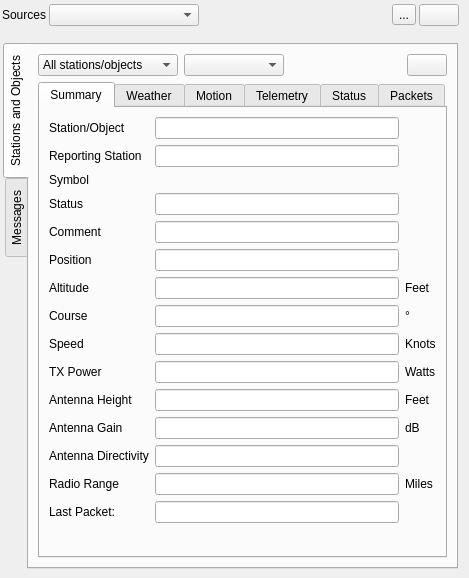
<?xml version="1.0" encoding="UTF-8"?>
<ui version="4.0">
 <class>APRSGUI</class>
 <widget class="RollupContents" name="APRSGUI">
  <property name="geometry">
   <rect>
    <x>0</x>
    <y>0</y>
    <width>469</width>
    <height>578</height>
   </rect>
  </property>
  <property name="sizePolicy">
   <sizepolicy hsizetype="Expanding" vsizetype="Fixed">
    <horstretch>0</horstretch>
    <verstretch>0</verstretch>
   </sizepolicy>
  </property>
  <property name="minimumSize">
   <size>
    <width>462</width>
    <height>0</height>
   </size>
  </property>
  <property name="maximumSize">
   <size>
    <width>700</width>
    <height>16777215</height>
   </size>
  </property>
  <property name="font">
   <font>
    <family>Liberation Sans</family>
    <pointsize>9</pointsize>
   </font>
  </property>
  <property name="focusPolicy">
   <enum>Qt::StrongFocus</enum>
  </property>
  <property name="windowTitle">
   <string>APRS</string>
  </property>
  <widget class="QWidget" name="settingsContainer" native="true">
   <property name="geometry">
    <rect>
     <x>0</x>
     <y>0</y>
     <width>461</width>
     <height>31</height>
    </rect>
   </property>
   <property name="minimumSize">
    <size>
     <width>350</width>
     <height>0</height>
    </size>
   </property>
   <property name="windowTitle">
    <string>Settings</string>
   </property>
   <layout class="QVBoxLayout" name="verticalLayout">
    <property name="spacing">
     <number>3</number>
    </property>
    <property name="leftMargin">
     <number>2</number>
    </property>
    <property name="topMargin">
     <number>2</number>
    </property>
    <property name="rightMargin">
     <number>2</number>
    </property>
    <property name="bottomMargin">
     <number>2</number>
    </property>
    <item>
     <layout class="QHBoxLayout" name="buttonLayout">
      <item>
       <widget class="QLabel" name="sourcePipesLabel">
        <property name="text">
         <string>Sources</string>
        </property>
       </widget>
      </item>
      <item>
       <widget class="QComboBox" name="sourcePipes">
        <property name="minimumSize">
         <size>
          <width>150</width>
          <height>0</height>
         </size>
        </property>
        <property name="toolTip">
         <string>APRS packet source channels</string>
        </property>
       </widget>
      </item>
      <item>
       <spacer name="horizontalSpacer_2">
        <property name="orientation">
         <enum>Qt::Horizontal</enum>
        </property>
        <property name="sizeHint" stdset="0">
         <size>
          <width>40</width>
          <height>20</height>
         </size>
        </property>
       </spacer>
      </item>
      <item>
       <widget class="ButtonSwitch" name="igate">
        <property name="toolTip">
         <string>Enable APRS-IS IGate (Internet gateway)</string>
        </property>
        <property name="text">
         <string>...</string>
        </property>
        <property name="icon">
         <iconset resource="../../../sdrgui/resources/res.qrc">
          <normaloff>:/txon.png</normaloff>:/txon.png</iconset>
        </property>
        <property name="checkable">
         <bool>true</bool>
        </property>
       </widget>
      </item>
      <item>
       <widget class="QPushButton" name="displaySettings">
        <property name="toolTip">
         <string>Show settings dialog</string>
        </property>
        <property name="text">
         <string/>
        </property>
        <property name="icon">
         <iconset resource="../../../sdrgui/resources/res.qrc">
          <normaloff>:/listing.png</normaloff>:/listing.png</iconset>
        </property>
       </widget>
      </item>
     </layout>
    </item>
   </layout>
  </widget>
  <widget class="QWidget" name="aprsContainer" native="true">
   <property name="geometry">
    <rect>
     <x>0</x>
     <y>40</y>
     <width>461</width>
     <height>532</height>
    </rect>
   </property>
   <property name="sizePolicy">
    <sizepolicy hsizetype="Preferred" vsizetype="Preferred">
     <horstretch>0</horstretch>
     <verstretch>0</verstretch>
    </sizepolicy>
   </property>
   <property name="windowTitle">
    <string>APRS</string>
   </property>
   <layout class="QVBoxLayout" name="verticalLayoutAPRS" stretch="0">
    <property name="spacing">
     <number>2</number>
    </property>
    <property name="leftMargin">
     <number>3</number>
    </property>
    <property name="topMargin">
     <number>3</number>
    </property>
    <property name="rightMargin">
     <number>3</number>
    </property>
    <property name="bottomMargin">
     <number>3</number>
    </property>
    <item>
     <widget class="QTabWidget" name="topTabWidget">
      <property name="tabPosition">
       <enum>QTabWidget::West</enum>
      </property>
      <property name="currentIndex">
       <number>0</number>
      </property>
      <widget class="QWidget" name="stationTab">
       <attribute name="title">
        <string>Stations and Objects</string>
       </attribute>
       <layout class="QVBoxLayout" name="verticalLayout_3">
        <item>
         <layout class="QHBoxLayout" name="horizontalLayout_6">
          <item>
           <widget class="QComboBox" name="stationFilter">
            <property name="minimumSize">
             <size>
              <width>140</width>
              <height>0</height>
             </size>
            </property>
            <property name="toolTip">
             <string>Selects which stations and objects to list in the adjacent list</string>
            </property>
            <item>
             <property name="text">
              <string>All stations/objects</string>
             </property>
            </item>
            <item>
             <property name="text">
              <string>Stations</string>
             </property>
            </item>
            <item>
             <property name="text">
              <string>Objects</string>
             </property>
            </item>
            <item>
             <property name="text">
              <string>Weather stations</string>
             </property>
            </item>
            <item>
             <property name="text">
              <string>Telemetry</string>
             </property>
            </item>
            <item>
             <property name="text">
              <string>Course and speed</string>
             </property>
            </item>
           </widget>
          </item>
          <item>
           <widget class="QComboBox" name="stationSelect">
            <property name="minimumSize">
             <size>
              <width>100</width>
              <height>0</height>
             </size>
            </property>
           </widget>
          </item>
          <item>
           <spacer name="horizontalSpacer">
            <property name="orientation">
             <enum>Qt::Horizontal</enum>
            </property>
            <property name="sizeHint" stdset="0">
             <size>
              <width>40</width>
              <height>20</height>
             </size>
            </property>
           </spacer>
          </item>
          <item>
           <widget class="QPushButton" name="viewOnMap">
            <property name="toolTip">
             <string>Find on the map</string>
            </property>
            <property name="text">
             <string/>
            </property>
            <property name="icon">
             <iconset resource="../../../sdrgui/resources/res.qrc">
              <normaloff>:/gridpolar.png</normaloff>:/gridpolar.png</iconset>
            </property>
           </widget>
          </item>
         </layout>
        </item>
        <item>
         <widget class="QTabWidget" name="stationsTabWidget">
          <property name="currentIndex">
           <number>0</number>
          </property>
          <widget class="QWidget" name="summaryTab">
           <attribute name="title">
            <string>Summary</string>
           </attribute>
           <layout class="QGridLayout" name="gridLayout">
            <item row="6" column="0">
             <widget class="QLabel" name="positionLabel">
              <property name="text">
               <string>Position</string>
              </property>
             </widget>
            </item>
            <item row="14" column="0">
             <widget class="QLabel" name="radioRangeLabel">
              <property name="text">
               <string>Radio Range</string>
              </property>
             </widget>
            </item>
            <item row="8" column="1">
             <widget class="QLineEdit" name="course">
              <property name="toolTip">
               <string>Last course</string>
              </property>
             </widget>
            </item>
            <item row="11" column="0">
             <widget class="QLabel" name="antennaHeightLabel">
              <property name="text">
               <string>Antenna Height</string>
              </property>
             </widget>
            </item>
            <item row="4" column="0">
             <widget class="QLabel" name="statusLabel">
              <property name="text">
               <string>Status</string>
              </property>
             </widget>
            </item>
            <item row="13" column="1">
             <widget class="QLineEdit" name="antennaDirectivity">
              <property name="toolTip">
               <string>Antenna direction</string>
              </property>
             </widget>
            </item>
            <item row="5" column="1">
             <widget class="QLineEdit" name="comment">
              <property name="toolTip">
               <string>Last comment for this station</string>
              </property>
              <property name="readOnly">
               <bool>true</bool>
              </property>
             </widget>
            </item>
            <item row="7" column="2">
             <widget class="QLabel" name="altitudeUnitsLabel">
              <property name="text">
               <string>Feet</string>
              </property>
             </widget>
            </item>
            <item row="12" column="0">
             <widget class="QLabel" name="antennaGainLabel">
              <property name="text">
               <string>Antenna Gain</string>
              </property>
             </widget>
            </item>
            <item row="6" column="1">
             <widget class="QLineEdit" name="position">
              <property name="toolTip">
               <string>Last position</string>
              </property>
              <property name="readOnly">
               <bool>true</bool>
              </property>
             </widget>
            </item>
            <item row="9" column="0">
             <widget class="QLabel" name="speedLabel">
              <property name="text">
               <string>Speed</string>
              </property>
             </widget>
            </item>
            <item row="4" column="1">
             <widget class="QLineEdit" name="status">
              <property name="toolTip">
               <string>Last status for this station</string>
              </property>
              <property name="readOnly">
               <bool>true</bool>
              </property>
             </widget>
            </item>
            <item row="7" column="0">
             <widget class="QLabel" name="altitudeLabel">
              <property name="text">
               <string>Altitude</string>
              </property>
             </widget>
            </item>
            <item row="3" column="1">
             <widget class="QLabel" name="symbol">
              <property name="text">
               <string/>
              </property>
             </widget>
            </item>
            <item row="14" column="1">
             <widget class="QLineEdit" name="radioRange">
              <property name="toolTip">
               <string>Range of radio</string>
              </property>
             </widget>
            </item>
            <item row="12" column="2">
             <widget class="QLabel" name="antennaGainUnitsLabel">
              <property name="text">
               <string>dB</string>
              </property>
             </widget>
            </item>
            <item row="12" column="1">
             <widget class="QLineEdit" name="antennaGain">
              <property name="toolTip">
               <string>Antenna gain</string>
              </property>
             </widget>
            </item>
            <item row="15" column="1">
             <widget class="QLineEdit" name="lastPacket">
              <property name="toolTip">
               <string>Time last packet was received from this station</string>
              </property>
             </widget>
            </item>
            <item row="16" column="1">
             <spacer name="verticalSpacer">
              <property name="orientation">
               <enum>Qt::Vertical</enum>
              </property>
              <property name="sizeHint" stdset="0">
               <size>
                <width>20</width>
                <height>40</height>
               </size>
              </property>
             </spacer>
            </item>
            <item row="9" column="1">
             <widget class="QLineEdit" name="speed">
              <property name="toolTip">
               <string>Last speed</string>
              </property>
             </widget>
            </item>
            <item row="3" column="0">
             <widget class="QLabel" name="symbolLabel">
              <property name="text">
               <string>Symbol</string>
              </property>
             </widget>
            </item>
            <item row="13" column="0">
             <widget class="QLabel" name="antennaDirectivityLabel">
              <property name="text">
               <string>Antenna Directivity</string>
              </property>
             </widget>
            </item>
            <item row="8" column="2">
             <widget class="QLabel" name="courseUnitsLabel">
              <property name="text">
               <string>°</string>
              </property>
             </widget>
            </item>
            <item row="5" column="0">
             <widget class="QLabel" name="commentLabel">
              <property name="text">
               <string>Comment</string>
              </property>
             </widget>
            </item>
            <item row="2" column="1">
             <widget class="QLineEdit" name="reportingStation"/>
            </item>
            <item row="8" column="0">
             <widget class="QLabel" name="courseLabel">
              <property name="text">
               <string>Course</string>
              </property>
             </widget>
            </item>
            <item row="10" column="2">
             <widget class="QLabel" name="txPowerUnitsLabel">
              <property name="text">
               <string>Watts</string>
              </property>
             </widget>
            </item>
            <item row="11" column="1">
             <widget class="QLineEdit" name="antennaHeight">
              <property name="toolTip">
               <string>Antenna height</string>
              </property>
             </widget>
            </item>
            <item row="10" column="0">
             <widget class="QLabel" name="txPowerLabel">
              <property name="text">
               <string>TX Power</string>
              </property>
             </widget>
            </item>
            <item row="11" column="2">
             <widget class="QLabel" name="antennaHeightUnitsLabel">
              <property name="text">
               <string>Feet</string>
              </property>
             </widget>
            </item>
            <item row="10" column="1">
             <widget class="QLineEdit" name="txPower">
              <property name="toolTip">
               <string>Transmit power</string>
              </property>
             </widget>
            </item>
            <item row="0" column="1">
             <widget class="QLineEdit" name="station">
              <property name="toolTip">
               <string>Station callsign and substation ID</string>
              </property>
              <property name="readOnly">
               <bool>true</bool>
              </property>
             </widget>
            </item>
            <item row="7" column="1">
             <widget class="QLineEdit" name="altitude">
              <property name="toolTip">
               <string>Last altitude</string>
              </property>
             </widget>
            </item>
            <item row="0" column="0">
             <widget class="QLabel" name="stationObjectLabel">
              <property name="text">
               <string>Station/Object</string>
              </property>
             </widget>
            </item>
            <item row="9" column="2">
             <widget class="QLabel" name="speedUnitsLabel">
              <property name="text">
               <string>Knots</string>
              </property>
             </widget>
            </item>
            <item row="14" column="2">
             <widget class="QLabel" name="radioRangeUnitsLabel">
              <property name="text">
               <string>Miles</string>
              </property>
             </widget>
            </item>
            <item row="15" column="0">
             <widget class="QLabel" name="lastPacketLabel">
              <property name="text">
               <string>Last Packet:</string>
              </property>
             </widget>
            </item>
            <item row="2" column="0">
             <widget class="QLabel" name="reportingStationLabel">
              <property name="text">
               <string>Reporting Station</string>
              </property>
             </widget>
            </item>
           </layout>
          </widget>
          <widget class="QWidget" name="weatherTab">
           <attribute name="title">
            <string>Weather</string>
           </attribute>
           <layout class="QVBoxLayout" name="verticalLayout_4">
            <item>
             <widget class="QTableWidget" name="weatherTable">
              <property name="minimumSize">
               <size>
                <width>0</width>
                <height>150</height>
               </size>
              </property>
              <property name="editTriggers">
               <set>QAbstractItemView::NoEditTriggers</set>
              </property>
              <property name="selectionBehavior">
               <enum>QAbstractItemView::SelectRows</enum>
              </property>
              <column>
               <property name="text">
                <string>Date</string>
               </property>
              </column>
              <column>
               <property name="text">
                <string>Time</string>
               </property>
              </column>
              <column>
               <property name="text">
                <string>Dir (°)</string>
               </property>
              </column>
              <column>
               <property name="text">
                <string>Speed (mph)</string>
               </property>
              </column>
              <column>
               <property name="text">
                <string>Gusts (mph)</string>
               </property>
              </column>
              <column>
               <property name="text">
                <string>Temp (F)</string>
               </property>
              </column>
              <column>
               <property name="text">
                <string>Humidity (%)</string>
               </property>
              </column>
              <column>
               <property name="text">
                <string>Pressure (mbar)</string>
               </property>
              </column>
              <column>
               <property name="text">
                <string>Rain (last hour)</string>
               </property>
              </column>
              <column>
               <property name="text">
                <string>Rain (last 24 hours)</string>
               </property>
              </column>
              <column>
               <property name="text">
                <string>Rain (since midnight)</string>
               </property>
              </column>
              <column>
               <property name="text">
                <string>Luminosity</string>
               </property>
              </column>
              <column>
               <property name="text">
                <string>Snowfall</string>
               </property>
              </column>
              <column>
               <property name="text">
                <string>Radiation</string>
               </property>
              </column>
              <column>
               <property name="text">
                <string>Flood level</string>
               </property>
              </column>
             </widget>
            </item>
            <item>
             <layout class="QHBoxLayout" name="horizontalLayout_2">
              <item>
               <widget class="QLabel" name="weatherPlotSelectLabel">
                <property name="sizePolicy">
                 <sizepolicy hsizetype="Maximum" vsizetype="Preferred">
                  <horstretch>0</horstretch>
                  <verstretch>0</verstretch>
                 </sizepolicy>
                </property>
                <property name="text">
                 <string>Plot</string>
                </property>
               </widget>
              </item>
              <item>
               <widget class="QComboBox" name="weatherPlotSelect">
                <property name="sizePolicy">
                 <sizepolicy hsizetype="Preferred" vsizetype="Fixed">
                  <horstretch>0</horstretch>
                  <verstretch>0</verstretch>
                 </sizepolicy>
                </property>
                <property name="minimumSize">
                 <size>
                  <width>150</width>
                  <height>0</height>
                 </size>
                </property>
                <property name="toolTip">
                 <string>Select data to plot</string>
                </property>
                <item>
                 <property name="text">
                  <string>Wind direction</string>
                 </property>
                </item>
                <item>
                 <property name="text">
                  <string>Wind speed</string>
                 </property>
                </item>
                <item>
                 <property name="text">
                  <string>Gusts</string>
                 </property>
                </item>
                <item>
                 <property name="text">
                  <string>Temperature</string>
                 </property>
                </item>
                <item>
                 <property name="text">
                  <string>Humidity</string>
                 </property>
                </item>
                <item>
                 <property name="text">
                  <string>Pressure</string>
                 </property>
                </item>
                <item>
                 <property name="text">
                  <string>Rain (last hour)</string>
                 </property>
                </item>
                <item>
                 <property name="text">
                  <string>Rain (last 24 hours)</string>
                 </property>
                </item>
                <item>
                 <property name="text">
                  <string>Rain (since midnight)</string>
                 </property>
                </item>
                <item>
                 <property name="text">
                  <string>Luminosity</string>
                 </property>
                </item>
                <item>
                 <property name="text">
                  <string>Snowfall</string>
                 </property>
                </item>
                <item>
                 <property name="text">
                  <string>Radiation</string>
                 </property>
                </item>
                <item>
                 <property name="text">
                  <string>Flood level</string>
                 </property>
                </item>
               </widget>
              </item>
              <item>
               <widget class="Line" name="line_2">
                <property name="orientation">
                 <enum>Qt::Vertical</enum>
                </property>
               </widget>
              </item>
              <item>
               <widget class="QLabel" name="weatherTimeSelectLabel">
                <property name="text">
                 <string>Time</string>
                </property>
               </widget>
              </item>
              <item>
               <widget class="QComboBox" name="weatherTimeSelect">
                <property name="minimumSize">
                 <size>
                  <width>100</width>
                  <height>0</height>
                 </size>
                </property>
                <property name="toolTip">
                 <string>Time range to plot data for</string>
                </property>
                <item>
                 <property name="text">
                  <string>Today</string>
                 </property>
                </item>
                <item>
                 <property name="text">
                  <string>Last hour</string>
                 </property>
                </item>
                <item>
                 <property name="text">
                  <string>Last 24 hours</string>
                 </property>
                </item>
                <item>
                 <property name="text">
                  <string>Last 7 days</string>
                 </property>
                </item>
                <item>
                 <property name="text">
                  <string>Last 30 days</string>
                 </property>
                </item>
                <item>
                 <property name="text">
                  <string>All</string>
                 </property>
                </item>
               </widget>
              </item>
              <item>
               <spacer name="horizontalSpacer_3">
                <property name="orientation">
                 <enum>Qt::Horizontal</enum>
                </property>
                <property name="sizeHint" stdset="0">
                 <size>
                  <width>40</width>
                  <height>20</height>
                 </size>
                </property>
               </spacer>
              </item>
             </layout>
            </item>
            <item>
             <widget class="QChartView" name="weatherChart"/>
            </item>
           </layout>
          </widget>
          <widget class="QWidget" name="motionTab">
           <attribute name="title">
            <string>Motion</string>
           </attribute>
           <layout class="QVBoxLayout" name="verticalLayout_6">
            <item>
             <widget class="QTableWidget" name="motionTable">
              <property name="editTriggers">
               <set>QAbstractItemView::NoEditTriggers</set>
              </property>
              <property name="selectionBehavior">
               <enum>QAbstractItemView::SelectRows</enum>
              </property>
              <column>
               <property name="text">
                <string>Date</string>
               </property>
              </column>
              <column>
               <property name="text">
                <string>Time</string>
               </property>
              </column>
              <column>
               <property name="text">
                <string>Latitude</string>
               </property>
              </column>
              <column>
               <property name="text">
                <string>Longitude</string>
               </property>
              </column>
              <column>
               <property name="text">
                <string>Altitude</string>
               </property>
              </column>
              <column>
               <property name="text">
                <string>Course</string>
               </property>
              </column>
              <column>
               <property name="text">
                <string>Speed</string>
               </property>
              </column>
             </widget>
            </item>
            <item>
             <layout class="QHBoxLayout" name="motionHorizontalLayout">
              <item>
               <widget class="QLabel" name="motionPlotSelectLabel">
                <property name="text">
                 <string>Plot</string>
                </property>
               </widget>
              </item>
              <item>
               <widget class="QComboBox" name="motionPlotSelect">
                <property name="minimumSize">
                 <size>
                  <width>150</width>
                  <height>0</height>
                 </size>
                </property>
                <property name="toolTip">
                 <string>Select data to plot</string>
                </property>
                <item>
                 <property name="text">
                  <string>Latitude</string>
                 </property>
                </item>
                <item>
                 <property name="text">
                  <string>Longitude</string>
                 </property>
                </item>
                <item>
                 <property name="text">
                  <string>Altitude</string>
                 </property>
                </item>
                <item>
                 <property name="text">
                  <string>Course</string>
                 </property>
                </item>
                <item>
                 <property name="text">
                  <string>Speed</string>
                 </property>
                </item>
               </widget>
              </item>
              <item>
               <widget class="QLabel" name="motionTimeSelectLabel">
                <property name="text">
                 <string>Time</string>
                </property>
               </widget>
              </item>
              <item>
               <widget class="QComboBox" name="motionTimeSelect">
                <property name="minimumSize">
                 <size>
                  <width>100</width>
                  <height>0</height>
                 </size>
                </property>
                <property name="toolTip">
                 <string>Time range to plot data for</string>
                </property>
                <item>
                 <property name="text">
                  <string>Today</string>
                 </property>
                </item>
                <item>
                 <property name="text">
                  <string>Last hour</string>
                 </property>
                </item>
                <item>
                 <property name="text">
                  <string>Last 24 hours</string>
                 </property>
                </item>
                <item>
                 <property name="text">
                  <string>Last 7 days</string>
                 </property>
                </item>
                <item>
                 <property name="text">
                  <string>Last 30 days</string>
                 </property>
                </item>
                <item>
                 <property name="text">
                  <string>All</string>
                 </property>
                </item>
               </widget>
              </item>
              <item>
               <spacer name="horizontalSpacer_5">
                <property name="orientation">
                 <enum>Qt::Horizontal</enum>
                </property>
                <property name="sizeHint" stdset="0">
                 <size>
                  <width>373</width>
                  <height>20</height>
                 </size>
                </property>
               </spacer>
              </item>
             </layout>
            </item>
            <item>
             <widget class="QChartView" name="motionChart"/>
            </item>
           </layout>
          </widget>
          <widget class="QWidget" name="telemetryTab">
           <attribute name="title">
            <string>Telemetry</string>
           </attribute>
           <layout class="QVBoxLayout" name="verticalLayout_5">
            <item>
             <widget class="QTableWidget" name="telemetryTable">
              <property name="editTriggers">
               <set>QAbstractItemView::NoEditTriggers</set>
              </property>
              <property name="selectionBehavior">
               <enum>QAbstractItemView::SelectRows</enum>
              </property>
              <column>
               <property name="text">
                <string>Date</string>
               </property>
              </column>
              <column>
               <property name="text">
                <string>Time</string>
               </property>
              </column>
              <column>
               <property name="text">
                <string>Seq No</string>
               </property>
              </column>
              <column>
               <property name="text">
                <string>A1</string>
               </property>
              </column>
              <column>
               <property name="text">
                <string>A2</string>
               </property>
              </column>
              <column>
               <property name="text">
                <string>A3</string>
               </property>
              </column>
              <column>
               <property name="text">
                <string>A4</string>
               </property>
              </column>
              <column>
               <property name="text">
                <string>A5</string>
               </property>
              </column>
              <column>
               <property name="text">
                <string>B1</string>
               </property>
              </column>
              <column>
               <property name="text">
                <string>B2</string>
               </property>
              </column>
              <column>
               <property name="text">
                <string>B3</string>
               </property>
              </column>
              <column>
               <property name="text">
                <string>B4</string>
               </property>
              </column>
              <column>
               <property name="text">
                <string>B5</string>
               </property>
              </column>
              <column>
               <property name="text">
                <string>B6</string>
               </property>
              </column>
              <column>
               <property name="text">
                <string>B7</string>
               </property>
              </column>
              <column>
               <property name="text">
                <string>B8</string>
               </property>
              </column>
              <column>
               <property name="text">
                <string>Comment</string>
               </property>
              </column>
             </widget>
            </item>
            <item>
             <layout class="QHBoxLayout" name="horizontalLayout">
              <item>
               <widget class="QLabel" name="telementryPlotSelectLabel">
                <property name="text">
                 <string>Plot</string>
                </property>
               </widget>
              </item>
              <item>
               <widget class="QComboBox" name="telemetryPlotSelect">
                <property name="minimumSize">
                 <size>
                  <width>150</width>
                  <height>0</height>
                 </size>
                </property>
                <property name="toolTip">
                 <string>Select data to plot</string>
                </property>
                <item>
                 <property name="text">
                  <string>A1</string>
                 </property>
                </item>
                <item>
                 <property name="text">
                  <string>A2</string>
                 </property>
                </item>
                <item>
                 <property name="text">
                  <string>A3</string>
                 </property>
                </item>
                <item>
                 <property name="text">
                  <string>A4</string>
                 </property>
                </item>
                <item>
                 <property name="text">
                  <string>A5</string>
                 </property>
                </item>
                <item>
                 <property name="text">
                  <string>B1</string>
                 </property>
                </item>
                <item>
                 <property name="text">
                  <string>B2</string>
                 </property>
                </item>
                <item>
                 <property name="text">
                  <string>B3</string>
                 </property>
                </item>
                <item>
                 <property name="text">
                  <string>B4</string>
                 </property>
                </item>
                <item>
                 <property name="text">
                  <string>B5</string>
                 </property>
                </item>
                <item>
                 <property name="text">
                  <string>B6</string>
                 </property>
                </item>
                <item>
                 <property name="text">
                  <string>B7</string>
                 </property>
                </item>
                <item>
                 <property name="text">
                  <string>B8</string>
                 </property>
                </item>
               </widget>
              </item>
              <item>
               <widget class="Line" name="line">
                <property name="orientation">
                 <enum>Qt::Vertical</enum>
                </property>
               </widget>
              </item>
              <item>
               <widget class="QLabel" name="telementryTimeSelectLabel">
                <property name="text">
                 <string>Time</string>
                </property>
               </widget>
              </item>
              <item>
               <widget class="QComboBox" name="telemetryTimeSelect">
                <property name="minimumSize">
                 <size>
                  <width>100</width>
                  <height>0</height>
                 </size>
                </property>
                <property name="toolTip">
                 <string>Time range to plot data for</string>
                </property>
                <item>
                 <property name="text">
                  <string>Today</string>
                 </property>
                </item>
                <item>
                 <property name="text">
                  <string>Last hour</string>
                 </property>
                </item>
                <item>
                 <property name="text">
                  <string>Last 24 hours</string>
                 </property>
                </item>
                <item>
                 <property name="text">
                  <string>Last 7 days</string>
                 </property>
                </item>
                <item>
                 <property name="text">
                  <string>Last 30 days</string>
                 </property>
                </item>
                <item>
                 <property name="text">
                  <string>All</string>
                 </property>
                </item>
               </widget>
              </item>
              <item>
               <spacer name="horizontalSpacer_4">
                <property name="orientation">
                 <enum>Qt::Horizontal</enum>
                </property>
                <property name="sizeHint" stdset="0">
                 <size>
                  <width>40</width>
                  <height>20</height>
                 </size>
                </property>
               </spacer>
              </item>
             </layout>
            </item>
            <item>
             <widget class="QChartView" name="telemetryChart"/>
            </item>
           </layout>
          </widget>
          <widget class="QWidget" name="statusTab">
           <attribute name="title">
            <string>Status</string>
           </attribute>
           <layout class="QHBoxLayout" name="horizontalLayout_4">
            <item>
             <widget class="QTableWidget" name="statusTable">
              <property name="editTriggers">
               <set>QAbstractItemView::NoEditTriggers</set>
              </property>
              <property name="selectionBehavior">
               <enum>QAbstractItemView::SelectRows</enum>
              </property>
              <column>
               <property name="text">
                <string>Date</string>
               </property>
              </column>
              <column>
               <property name="text">
                <string>Time</string>
               </property>
              </column>
              <column>
               <property name="text">
                <string>Status</string>
               </property>
              </column>
              <column>
               <property name="text">
                <string>Symbol</string>
               </property>
              </column>
              <column>
               <property name="text">
                <string>Maidenhead</string>
               </property>
              </column>
              <column>
               <property name="text">
                <string>Beam Heading (°)</string>
               </property>
              </column>
              <column>
               <property name="text">
                <string>Beam Power (W)</string>
               </property>
              </column>
             </widget>
            </item>
           </layout>
          </widget>
          <widget class="QWidget" name="packetsTab">
           <attribute name="title">
            <string>Packets</string>
           </attribute>
           <layout class="QHBoxLayout" name="horizontalLayout_3">
            <item>
             <widget class="QTableWidget" name="packetsTable">
              <property name="editTriggers">
               <set>QAbstractItemView::NoEditTriggers</set>
              </property>
              <property name="selectionBehavior">
               <enum>QAbstractItemView::SelectRows</enum>
              </property>
              <column>
               <property name="text">
                <string>Date</string>
               </property>
              </column>
              <column>
               <property name="text">
                <string>Time</string>
               </property>
              </column>
              <column>
               <property name="text">
                <string>From</string>
               </property>
              </column>
              <column>
               <property name="text">
                <string>To</string>
               </property>
              </column>
              <column>
               <property name="text">
                <string>Via</string>
               </property>
              </column>
              <column>
               <property name="text">
                <string>Data</string>
               </property>
              </column>
             </widget>
            </item>
           </layout>
          </widget>
         </widget>
        </item>
       </layout>
      </widget>
      <widget class="QWidget" name="messagesTab">
       <attribute name="title">
        <string>Messages</string>
       </attribute>
       <layout class="QVBoxLayout" name="verticalLayout_2">
        <item>
         <layout class="QHBoxLayout" name="horizontalLayout_5">
          <item>
           <widget class="QLabel" name="label_2">
            <property name="text">
             <string>Addressee</string>
            </property>
           </widget>
          </item>
          <item>
           <widget class="QLineEdit" name="filterAddressee">
            <property name="toolTip">
             <string>Display only messages where the addressee matches the specified regular expression</string>
            </property>
           </widget>
          </item>
          <item>
           <widget class="QPushButton" name="deleteMessages">
            <property name="toolTip">
             <string>Delete the selected message or all messages if none selected</string>
            </property>
            <property name="text">
             <string/>
            </property>
            <property name="icon">
             <iconset resource="../../../sdrgui/resources/res.qrc">
              <normaloff>:/bin.png</normaloff>:/bin.png</iconset>
            </property>
           </widget>
          </item>
         </layout>
        </item>
        <item>
         <widget class="QTableWidget" name="messagesTable">
          <property name="editTriggers">
           <set>QAbstractItemView::NoEditTriggers</set>
          </property>
          <property name="selectionBehavior">
           <enum>QAbstractItemView::SelectRows</enum>
          </property>
          <column>
           <property name="text">
            <string>Date</string>
           </property>
          </column>
          <column>
           <property name="text">
            <string>Time</string>
           </property>
          </column>
          <column>
           <property name="text">
            <string>Addressee</string>
           </property>
          </column>
          <column>
           <property name="text">
            <string>Message</string>
           </property>
          </column>
          <column>
           <property name="text">
            <string>Message No</string>
           </property>
          </column>
         </widget>
        </item>
       </layout>
      </widget>
     </widget>
    </item>
   </layout>
  </widget>
 </widget>
 <customwidgets>
  <customwidget>
   <class>RollupContents</class>
   <extends>QWidget</extends>
   <header>gui/rollupcontents.h</header>
   <container>1</container>
  </customwidget>
  <customwidget>
   <class>ButtonSwitch</class>
   <extends>QToolButton</extends>
   <header>gui/buttonswitch.h</header>
  </customwidget>
  <customwidget>
   <class>QChartView</class>
   <extends>QGraphicsView</extends>
   <header>QtCharts</header>
  </customwidget>
 </customwidgets>
 <tabstops>
  <tabstop>sourcePipes</tabstop>
  <tabstop>igate</tabstop>
  <tabstop>displaySettings</tabstop>
  <tabstop>topTabWidget</tabstop>
  <tabstop>stationSelect</tabstop>
  <tabstop>viewOnMap</tabstop>
  <tabstop>stationsTabWidget</tabstop>
  <tabstop>station</tabstop>
  <tabstop>reportingStation</tabstop>
  <tabstop>status</tabstop>
  <tabstop>comment</tabstop>
  <tabstop>position</tabstop>
  <tabstop>altitude</tabstop>
  <tabstop>course</tabstop>
  <tabstop>speed</tabstop>
  <tabstop>txPower</tabstop>
  <tabstop>antennaHeight</tabstop>
  <tabstop>antennaGain</tabstop>
  <tabstop>antennaDirectivity</tabstop>
  <tabstop>radioRange</tabstop>
  <tabstop>lastPacket</tabstop>
  <tabstop>weatherTable</tabstop>
  <tabstop>weatherPlotSelect</tabstop>
  <tabstop>weatherTimeSelect</tabstop>
  <tabstop>weatherChart</tabstop>
  <tabstop>motionTable</tabstop>
  <tabstop>motionPlotSelect</tabstop>
  <tabstop>motionTimeSelect</tabstop>
  <tabstop>motionChart</tabstop>
  <tabstop>telemetryTable</tabstop>
  <tabstop>telemetryPlotSelect</tabstop>
  <tabstop>telemetryTimeSelect</tabstop>
  <tabstop>telemetryChart</tabstop>
  <tabstop>statusTable</tabstop>
  <tabstop>packetsTable</tabstop>
  <tabstop>filterAddressee</tabstop>
  <tabstop>deleteMessages</tabstop>
  <tabstop>messagesTable</tabstop>
 </tabstops>
 <resources>
  <include location="../../../sdrgui/resources/res.qrc"/>
 </resources>
 <connections/>
</ui>
